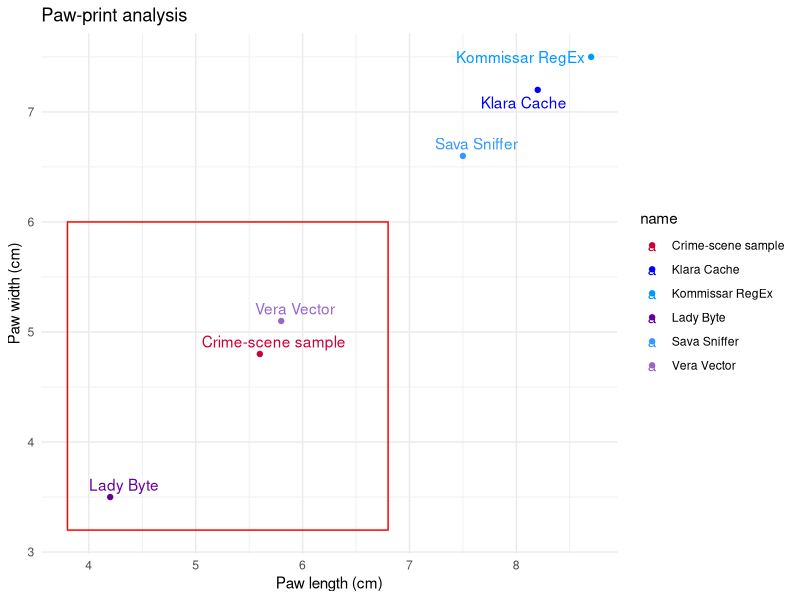
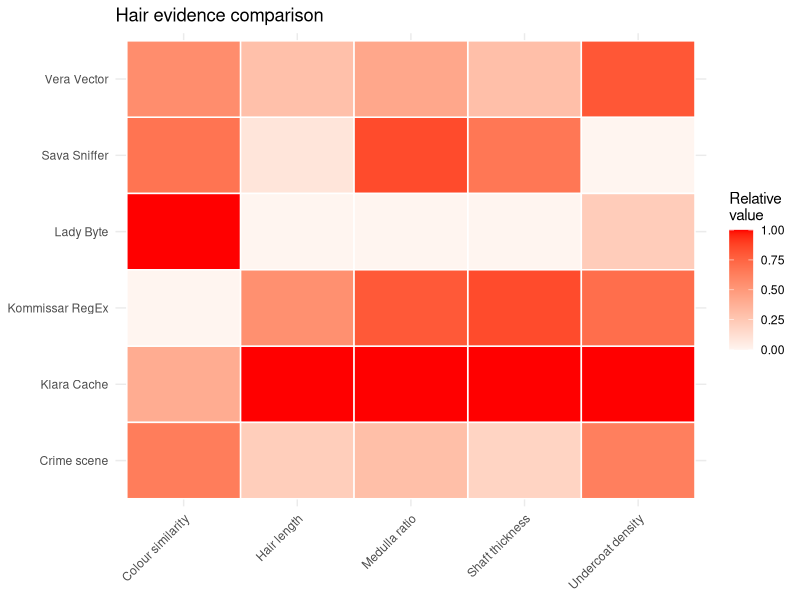

Write the R code that produced these figures, in order.
## ---- chunk 1
#| output: false
# Loading the data
data <- read.csv("dog_database_expanded.csv")
#str(data)
#colnames(data)
## ---- chunk 2
#| output: false
# Loading libraries
library(ggplot2)
library(ggrepel)
library(tidyverse)
## ---- chunk 3
# Bite-mark interval plot
# geom_errorbarh() or geom_pointrange() 
## ---- chunk 4
# Hair-feature heatmap
## ---- chunk 5
# Paw-print scatterplot
crime_scene <- data %>% filter(record_type == "crime_scene")

ggplot(data, aes(paw_length_cm, paw_width_cm, label = name, color = name)) +
  geom_rect(
    data = crime_scene,
    aes(xmin = paw_length_lower_cm, xmax = paw_length_upper_cm,
        ymin = paw_width_lower_cm, ymax = paw_width_upper_cm),
    inherit.aes = FALSE,
    fill = NA, color = "red", linewidth = 0.5
  ) +
  geom_point() +
  geom_text_repel() +
  scale_color_manual(values = c("Sava Sniffer" = "#3399FF", "Klara Cache" = "#0000FF",
                               "Lady Byte" = "#660099", "Kommissar RegEx" = "#0099FF",
                               "Vera Vector" = "#9966CC", "Crime-scene sample" = "#CC0033")) +
  labs(x = "Paw length (cm)", y = "Paw width (cm)", title = "Paw-print analysis") +
  theme_minimal() +
  theme(
    panel.background = element_rect(fill = "white", color = NA),
    plot.background  = element_rect(fill = "white", color = NA)
  )
## ---- chunk 6
crime_scene <- data %>% filter(record_type == "crime_scene")
all_dogs <- data %>% filter(record_type == "suspect_reference")

heat_data <- bind_rows(all_dogs, crime_scene) %>%
  mutate(name = ifelse(record_type == "crime_scene", "Crime scene", name)) %>%
  select(name,
         `Hair length` = hair_length_cm,
         `Shaft thickness` = hair_diameter_um,
         `Undercoat density` = hair_undercoat_score_0_1,
         `Colour similarity` = hair_lightness_0_1,
         `Medulla ratio` = hair_medulla_ratio) %>%
  pivot_longer(-name, names_to = "feature", values_to = "value") %>%
  group_by(feature) %>%
  mutate(scaled = (value - min(value)) / (max(value) - min(value))) %>%
  ungroup()

ggplot(heat_data, aes(x = feature, y = name, fill = scaled)) +
  geom_tile(color = "white", linewidth = 0.5) +
  scale_fill_gradient(low = "#fff5f0", high = "red", limits = c(0, 1)) +
  labs(x = NULL, y = NULL, fill = "Relative\nvalue", title = "Hair evidence comparison") +
  theme_minimal() +
  theme(
    panel.background = element_rect(fill = "white", color = NA),
    plot.background  = element_rect(fill = "white", color = NA),
    axis.text.x = element_text(angle = 45, hjust = 1)
  )
